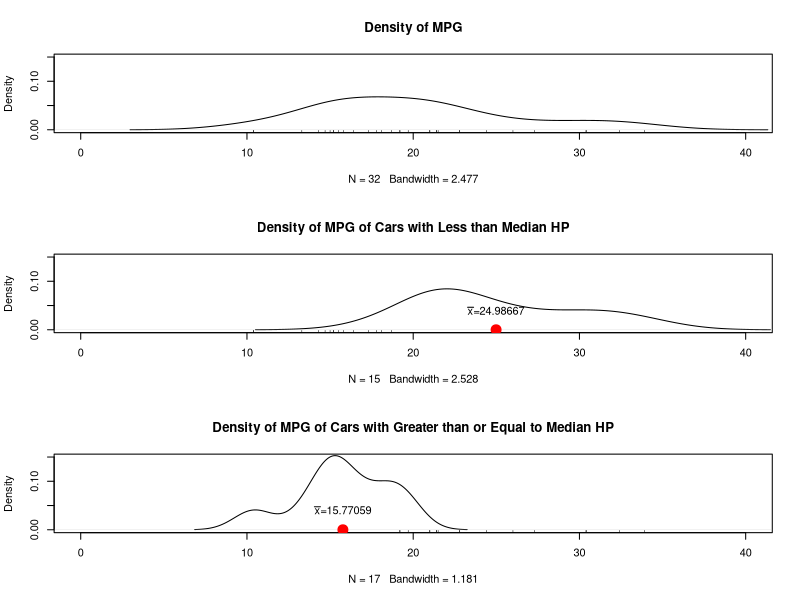
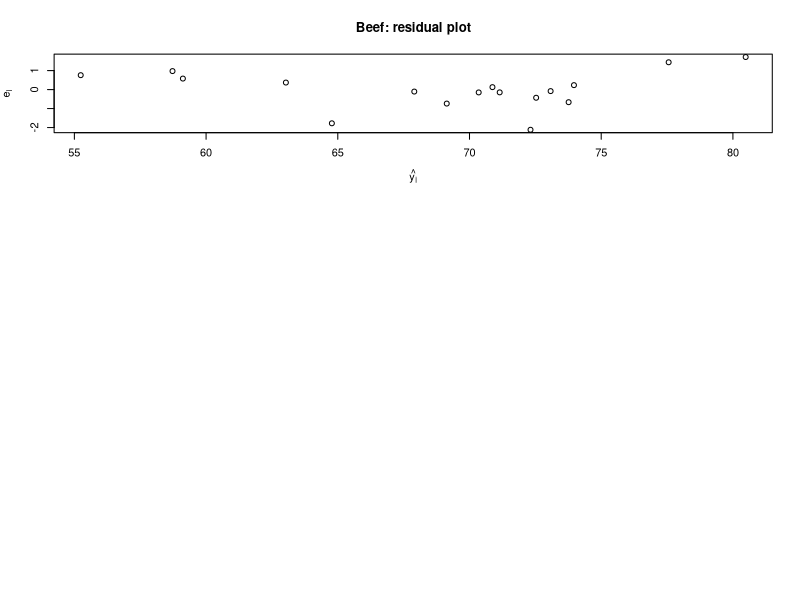
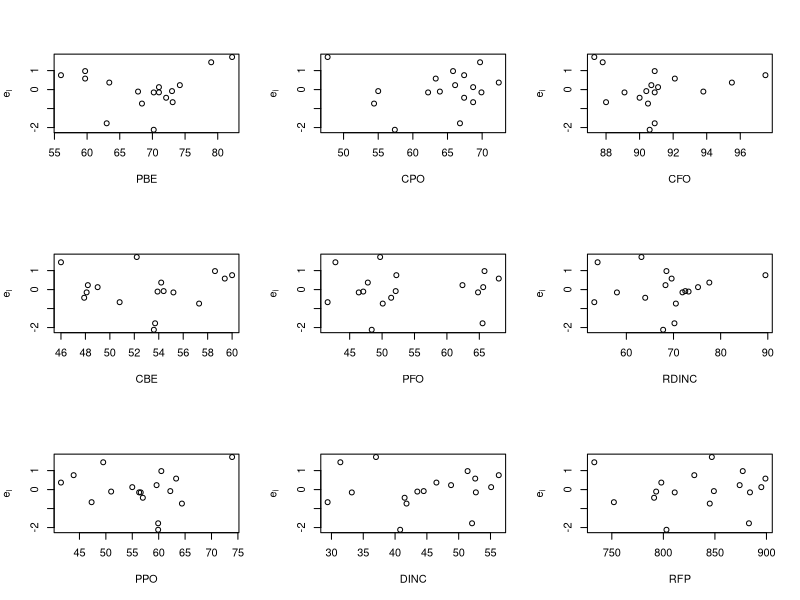
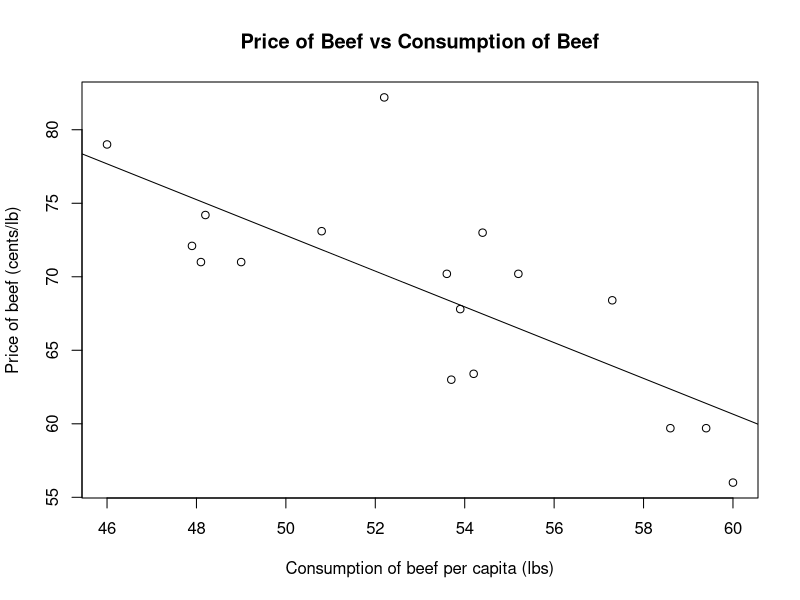
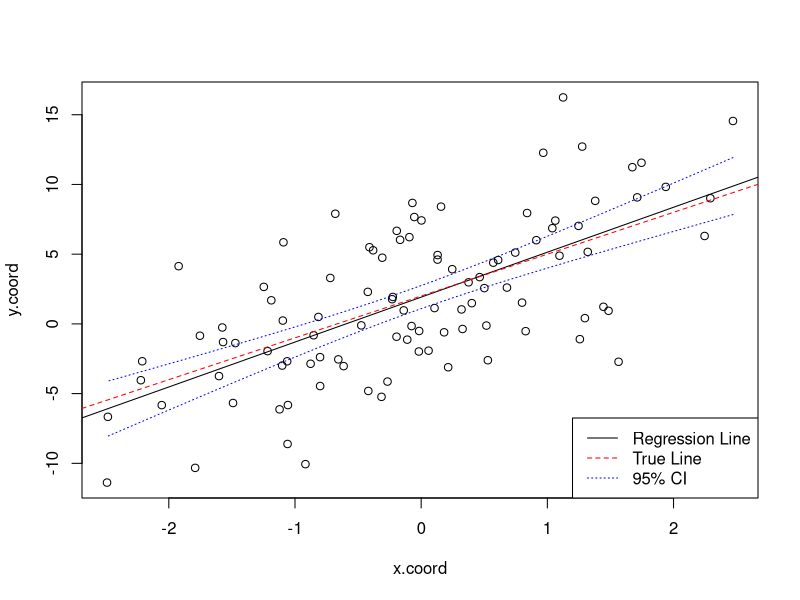

Source code (R) for these figures, in order:
## ---- chunk 1
par(mfrow = c(3,1))
plot(density(mtcars$mpg), xlim = c(0, 40), ylim = c(0, 0.15), main = "Density of MPG")
rug(mtcars$mpg)

plot(density(mtcars$mpg[mtcars$hp < median(mtcars$hp)]), xlim = c(0, 40), ylim = c(0, 0.15), main = "Density of MPG of Cars with Less than Median HP")
rug(mtcars$mpg[mtcars$mpg < median(mtcars$mpg)])
points(x = mean(mtcars$mpg[mtcars$hp < median(mtcars$hp)]), y = 0, cex = 2, pch = 19, col = "red")
text(x = mean(mtcars$mpg[mtcars$hp < median(mtcars$hp)]), y = .04, bquote(bar(x) * "=" * .(mean(mtcars$mpg[mtcars$hp < median(mtcars$hp)]))))

plot(density(mtcars$mpg[mtcars$hp >= median(mtcars$hp)]), xlim = c(0, 40), ylim = c(0, 0.15), main = "Density of MPG of Cars with Greater than or Equal to Median HP")
rug(mtcars$mpg[mtcars$mpg >= median(mtcars$mpg)])
points(x = mean(mtcars$mpg[mtcars$hp >= median(mtcars$hp)]), y = 0, cex = 2, pch = 19, col = "red")
text(x = mean(mtcars$mpg[mtcars$hp >= median(mtcars$hp)]), y = .04, bquote(bar(x) * "=" * .(mean(mtcars$mpg[mtcars$hp >= median(mtcars$hp)]))))
## ---- chunk 2
t.test(mtcars$mpg[mtcars$hp < median(mtcars$hp)], mtcars$mpg[mtcars$hp >= median(mtcars$hp)], alternative = "greater")
## ---- chunk 3
beef <- read.table("beef.txt", header = TRUE, comment.char = "%")
str(beef)
summary(beef)
## ---- chunk 4
fit <- lm(PBE ~ CBE + PPO + CPO + PFO + DINC + CFO + RDINC + RFP, data = beef)
summary(fit)
plot(x = fit$fitted.values, y = fit$residuals, main = "Beef: residual plot", ylab = expression(e[i]), xlab = expression(hat(y[i])))
m <- matrix(data = c(1, 2, 3, 4, 5, 6, 7, 8, 9), ncol = 3, nrow = 3)
layout(m)
plot(x = beef$PBE, y = fit$residuals, ylab = expression(e[i]), xlab = "PBE")
plot(x = beef$CBE, y = fit$residuals, ylab = expression(e[i]), xlab = "CBE")
plot(x = beef$PPO, y = fit$residuals, ylab = expression(e[i]), xlab = "PPO")
plot(x = beef$CPO, y = fit$residuals, ylab = expression(e[i]), xlab = "CPO")
plot(x = beef$PFO, y = fit$residuals, ylab = expression(e[i]), xlab = "PFO")
plot(x = beef$DINC, y = fit$residuals, ylab = expression(e[i]), xlab = "DINC")
plot(x = beef$CFO, y = fit$residuals, ylab = expression(e[i]), xlab = "CFO")
plot(x = beef$RDINC, y = fit$residuals, ylab = expression(e[i]), xlab = "RDINC")
plot(x = beef$RFP, y = fit$residuals, ylab = expression(e[i]), xlab = "RFP")
layout(1)
## ---- chunk 5
simple.fit <- lm(PBE ~ CBE, data = beef)
plot(x = beef$CBE, y = beef$PBE, main = "Price of Beef vs Consumption of Beef", xlab = "Consumption of beef per capita (lbs)", ylab = "Price of beef (cents/lb)")
abline(simple.fit)
## ---- chunk 6
x.coord <- replicate(n = 100, expr = rnorm(1))
e.i <- replicate(n = 100, expr = rnorm(1, 0, 4))
y.coord <- (2+(3*x.coord) + e.i)
plot(x = x.coord, y = y.coord)
fit.sim <- lm(y.coord ~ x.coord)
summary(fit.sim)
abline(fit.sim)
abline(2, 3, lty = 2, col = "red")
preds <- predict(fit.sim, interval = "confidence")
lines(sort(x.coord, decreasing = TRUE), sort(preds[,2], decreasing = TRUE), lty = "dotted", col = "blue")
lines(sort(x.coord, decreasing = TRUE), sort(preds[,3], decreasing = TRUE), lty = "dotted", col = "blue")
legend("bottomright", legend = c("Regression Line", "True Line", "95% CI"), col = c("black", "red", "blue"), lty = c("solid", "dashed", "dotted"))
